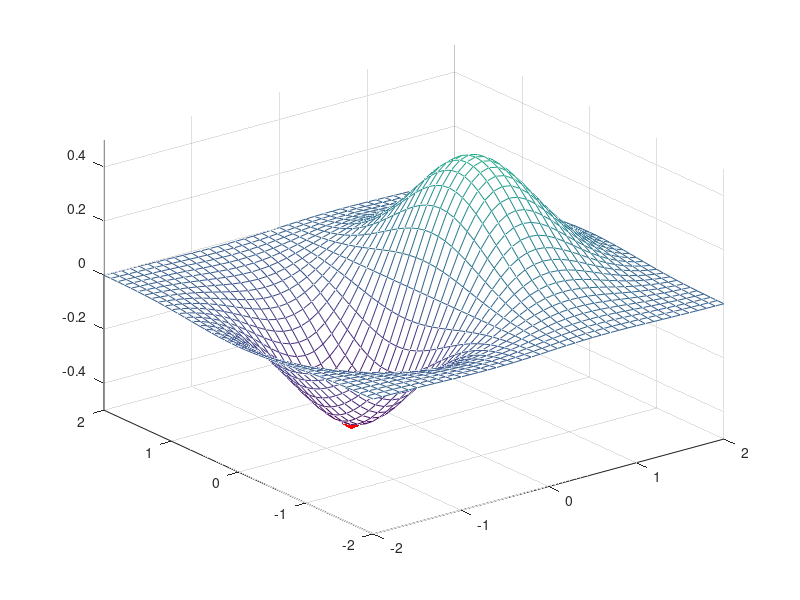

The MATLAB source for this figure:
# ========== PARTICAL SWARM OPTIMIZATION SIMULATION - 3d Yin Yang ==========================# # 	EXAMPLE: 	minimize 	f(x, y) = x * e^-(x^2 + y^2)#		#	GROUP MEMBERS:	 Emily Le, Mathew Dohlen, Steven Sairafian, Wynne Tran## =========================================================================================# ========== DEFINE CONSTANTS & FUNCTIONS =================================================##	n 			= number of particles in the system#	c1, c2 		= importace weight of personal and global best#					- usually c1 + c2 = 4 or c1 = c1 = 2#	vMax		= speed of particles from iteration to iteration#	iteration 	= number of iterations before ending the program#	# ========================================================================================= global npart = 50; c1 = 0.5;c2 = 0.5;vMax = 0.05;iteration = 50;%265;	 B = 2; %fpr sombrero# DEFINED FUNCTION:  will return z values of the graph given x and y valuesfunction retval = f(xx, yy)	retval = xx .* e.^(-(xx.^2 + yy.^2));endfunction# DEFINED FUNCTION:  will return z values of the graph given x and y valuesfunction retval = f2(xx, yy)  retval = - sin (sqrt (xx.^2 + yy.^2)) / (sqrt (xx.^2 + yy.^2))endfunction# DEFINED FUNCTION: finds gBestfunction retval = findGBest(gBest, position)	for i = 1:50		if (f(position(i,1), position(i,2)) < f(gBest(1), gBest(2)))			gBest = position(i,:);		endif	endfor	retval = gBest;endfunction# ========== INITIALIZATION ===============================================================## 	initialzing initial positions, vectors, lBest, gBest for the first iteration## =========================================================================================# vectorvector = zeros(npart,2);# positionposition =  zeros(npart,2);z = zeros(npart,1);x = (rand(1,npart)* 4) - 2; y = (rand(1,npart)* 4) - 2;for i = 1:npart	position(i,1) = x(i);	position(i,2) = y(i);	z(i,1) = f(x(i),y(i));endfor# lBestlBest = position;# gBestgBest = zeros(1,2) + 1000;gBest = findGBest(gBest, position);# ========== PLOT INITIAL POINTS ON GRAPH =====================================================#  # `Will plot the initial scatter plot on mesh grapgh for the first iteration#	`	- note that the velocities are initilzed to be 0# # =============================================================================================%graphPSO(position(:,1), position(:,2), z, 100);%hold on;clf;%		figure(1, "position", [0,0, 1200, 1000]);		tx = linspace(-2, 2, 41);		ty = linspace(-2, 2, 41);		[xx, yy] = meshgrid (tx, ty);		tz = xx .* e.^(-(xx.^2 + yy.^2)); %yin Yang function		mesh(tx,ty,tz);    hold on;		# scatter plot overlay    %scatter3(x,y,z);        %hold on;    c = zeros(npart,3);    c(:,1) = 1;		h = scatter3(x, y, z,50,c,"filled");   % hold on;# ========== PSO ITERATION =====================================================================## 	Based on the formula:##		v[] = v[] + c1 * rand() * (pbest[] - present[]) + c2 * rand() * (gbest[] - present[]) #		present[] = persent[] + v[] ##	This essentially will update the velocity that will be used to update the new position after#	each iteration.## ==============================================================================================%cols=["blue" ;"black" ;"cyan"; "green"; "magenta" ; "red" ; "white"; "yellow"];for i = 1:iteration	for j = 1:npart		prevPosition = position;		r1 = rand(1,1);		r2 = rand(1,1);		vector(j,:) = vector(j,:) + c1 * r1 * (lBest(j,:) - position(j,:)) + c2 * r2 * (gBest - position(j,:));		# Limit x-coordinate velocities		if (vector(j,1) > vMax)			vector(j,1) = vMax;		elseif (vector(j,1) < -vMax)			vector(j,1) = -vMax;		endif		# Limit y-coordinate velocities		if (vector(j,2) > vMax)			vector(j,2) = vMax;		elseif (vector(j,2) < -vMax)			vector(j,2) = -vMax;		endif		# update x and y values		position(j,:) = position(j,:) + vector(j,:);				# update lBest and gBest values		if (f(position(j,1), position(j,2)) > f(prevPosition(j,1),prevPosition(j,2)))			lBest(j,:) = prevPosition(j,:);		endif		# update z values		z(j,1) = f(position(j,1),position(j,2));	endfor                                            	gBest = findGBest(gBest, position);	# draw updated graph  pause(0.00001);  axis([-B B -B B -B/4 B/4]); %to prevent axis resizing   set (h, 'ydata', position(:,2));  set (h, 'xdata', position(:,1));  set (h, 'zdata', z);endfor